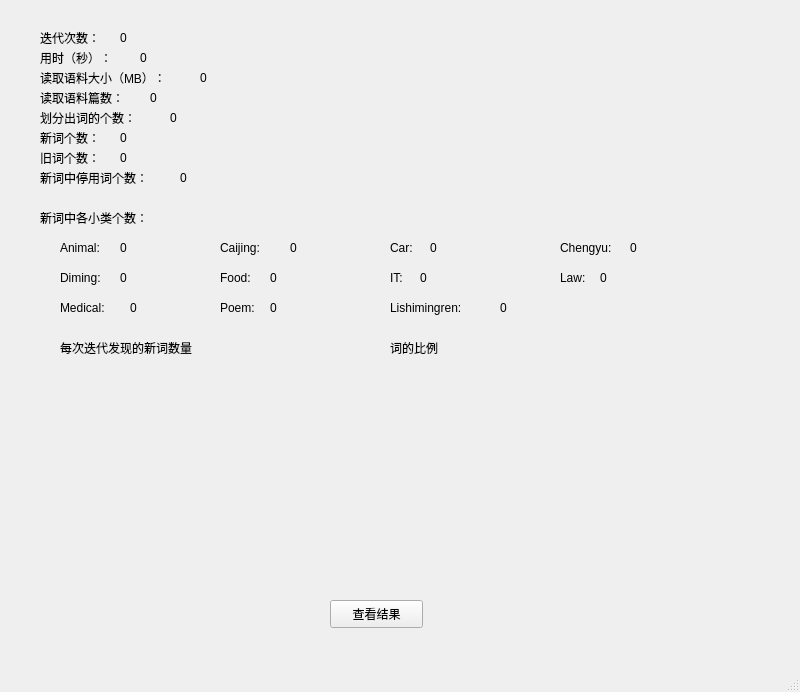
<?xml version="1.0" encoding="UTF-8"?>
<ui version="4.0">
 <class>Running</class>
 <widget class="QMainWindow" name="Running">
  <property name="geometry">
   <rect>
    <x>0</x>
    <y>0</y>
    <width>800</width>
    <height>692</height>
   </rect>
  </property>
  <property name="windowTitle">
   <string>MainWindow</string>
  </property>
  <widget class="QWidget" name="centralwidget">
   <widget class="QLabel" name="label">
    <property name="geometry">
     <rect>
      <x>40</x>
      <y>30</y>
      <width>72</width>
      <height>15</height>
     </rect>
    </property>
    <property name="text">
     <string>迭代次数：</string>
    </property>
   </widget>
   <widget class="QLabel" name="label_2">
    <property name="geometry">
     <rect>
      <x>120</x>
      <y>30</y>
      <width>72</width>
      <height>15</height>
     </rect>
    </property>
    <property name="text">
     <string>0</string>
    </property>
   </widget>
   <widget class="QLabel" name="label_3">
    <property name="geometry">
     <rect>
      <x>40</x>
      <y>50</y>
      <width>91</width>
      <height>16</height>
     </rect>
    </property>
    <property name="text">
     <string>用时（秒）：</string>
    </property>
   </widget>
   <widget class="QLabel" name="label_4">
    <property name="geometry">
     <rect>
      <x>140</x>
      <y>50</y>
      <width>72</width>
      <height>15</height>
     </rect>
    </property>
    <property name="text">
     <string>0</string>
    </property>
   </widget>
   <widget class="QLabel" name="label_5">
    <property name="geometry">
     <rect>
      <x>40</x>
      <y>70</y>
      <width>161</width>
      <height>16</height>
     </rect>
    </property>
    <property name="text">
     <string>读取语料大小（MB）：</string>
    </property>
   </widget>
   <widget class="QLabel" name="label_6">
    <property name="geometry">
     <rect>
      <x>200</x>
      <y>70</y>
      <width>72</width>
      <height>15</height>
     </rect>
    </property>
    <property name="text">
     <string>0</string>
    </property>
   </widget>
   <widget class="QLabel" name="label_7">
    <property name="geometry">
     <rect>
      <x>40</x>
      <y>90</y>
      <width>101</width>
      <height>16</height>
     </rect>
    </property>
    <property name="text">
     <string>读取语料篇数：</string>
    </property>
   </widget>
   <widget class="QLabel" name="label_8">
    <property name="geometry">
     <rect>
      <x>150</x>
      <y>90</y>
      <width>72</width>
      <height>15</height>
     </rect>
    </property>
    <property name="text">
     <string>0</string>
    </property>
   </widget>
   <widget class="QLabel" name="label_9">
    <property name="geometry">
     <rect>
      <x>40</x>
      <y>110</y>
      <width>131</width>
      <height>16</height>
     </rect>
    </property>
    <property name="text">
     <string>划分出词的个数：</string>
    </property>
   </widget>
   <widget class="QLabel" name="label_10">
    <property name="geometry">
     <rect>
      <x>170</x>
      <y>110</y>
      <width>72</width>
      <height>15</height>
     </rect>
    </property>
    <property name="text">
     <string>0</string>
    </property>
   </widget>
   <widget class="QLabel" name="label_11">
    <property name="geometry">
     <rect>
      <x>40</x>
      <y>130</y>
      <width>72</width>
      <height>15</height>
     </rect>
    </property>
    <property name="text">
     <string>新词个数：</string>
    </property>
   </widget>
   <widget class="QLabel" name="label_12">
    <property name="geometry">
     <rect>
      <x>120</x>
      <y>130</y>
      <width>72</width>
      <height>15</height>
     </rect>
    </property>
    <property name="text">
     <string>0</string>
    </property>
   </widget>
   <widget class="QLabel" name="label_13">
    <property name="geometry">
     <rect>
      <x>40</x>
      <y>150</y>
      <width>72</width>
      <height>15</height>
     </rect>
    </property>
    <property name="text">
     <string>旧词个数：</string>
    </property>
   </widget>
   <widget class="QLabel" name="label_14">
    <property name="geometry">
     <rect>
      <x>120</x>
      <y>150</y>
      <width>72</width>
      <height>15</height>
     </rect>
    </property>
    <property name="text">
     <string>0</string>
    </property>
   </widget>
   <widget class="QLabel" name="label_15">
    <property name="geometry">
     <rect>
      <x>40</x>
      <y>170</y>
      <width>141</width>
      <height>16</height>
     </rect>
    </property>
    <property name="text">
     <string>新词中停用词个数：</string>
    </property>
   </widget>
   <widget class="QLabel" name="label_16">
    <property name="geometry">
     <rect>
      <x>180</x>
      <y>170</y>
      <width>72</width>
      <height>15</height>
     </rect>
    </property>
    <property name="text">
     <string>0</string>
    </property>
   </widget>
   <widget class="QLabel" name="label_17">
    <property name="geometry">
     <rect>
      <x>40</x>
      <y>210</y>
      <width>151</width>
      <height>16</height>
     </rect>
    </property>
    <property name="text">
     <string>新词中各小类个数：</string>
    </property>
   </widget>
   <widget class="QLabel" name="label_18">
    <property name="geometry">
     <rect>
      <x>60</x>
      <y>240</y>
      <width>72</width>
      <height>15</height>
     </rect>
    </property>
    <property name="text">
     <string>Animal:</string>
    </property>
   </widget>
   <widget class="QLabel" name="label_19">
    <property name="geometry">
     <rect>
      <x>120</x>
      <y>240</y>
      <width>72</width>
      <height>15</height>
     </rect>
    </property>
    <property name="text">
     <string>0</string>
    </property>
   </widget>
   <widget class="QLabel" name="label_20">
    <property name="geometry">
     <rect>
      <x>220</x>
      <y>240</y>
      <width>72</width>
      <height>15</height>
     </rect>
    </property>
    <property name="text">
     <string>Caijing:</string>
    </property>
   </widget>
   <widget class="QLabel" name="label_21">
    <property name="geometry">
     <rect>
      <x>290</x>
      <y>240</y>
      <width>72</width>
      <height>15</height>
     </rect>
    </property>
    <property name="text">
     <string>0</string>
    </property>
   </widget>
   <widget class="QLabel" name="label_22">
    <property name="geometry">
     <rect>
      <x>390</x>
      <y>240</y>
      <width>72</width>
      <height>15</height>
     </rect>
    </property>
    <property name="text">
     <string>Car:</string>
    </property>
   </widget>
   <widget class="QLabel" name="label_23">
    <property name="geometry">
     <rect>
      <x>430</x>
      <y>240</y>
      <width>72</width>
      <height>15</height>
     </rect>
    </property>
    <property name="text">
     <string>0</string>
    </property>
   </widget>
   <widget class="QLabel" name="label_24">
    <property name="geometry">
     <rect>
      <x>560</x>
      <y>240</y>
      <width>72</width>
      <height>15</height>
     </rect>
    </property>
    <property name="text">
     <string>Chengyu:</string>
    </property>
   </widget>
   <widget class="QLabel" name="label_25">
    <property name="geometry">
     <rect>
      <x>630</x>
      <y>240</y>
      <width>72</width>
      <height>15</height>
     </rect>
    </property>
    <property name="text">
     <string>0</string>
    </property>
   </widget>
   <widget class="QLabel" name="label_26">
    <property name="geometry">
     <rect>
      <x>60</x>
      <y>270</y>
      <width>72</width>
      <height>15</height>
     </rect>
    </property>
    <property name="text">
     <string>Diming:</string>
    </property>
   </widget>
   <widget class="QLabel" name="label_27">
    <property name="geometry">
     <rect>
      <x>120</x>
      <y>270</y>
      <width>72</width>
      <height>15</height>
     </rect>
    </property>
    <property name="text">
     <string>0</string>
    </property>
   </widget>
   <widget class="QLabel" name="label_28">
    <property name="geometry">
     <rect>
      <x>220</x>
      <y>270</y>
      <width>72</width>
      <height>15</height>
     </rect>
    </property>
    <property name="text">
     <string>Food:</string>
    </property>
   </widget>
   <widget class="QLabel" name="label_29">
    <property name="geometry">
     <rect>
      <x>270</x>
      <y>270</y>
      <width>72</width>
      <height>15</height>
     </rect>
    </property>
    <property name="text">
     <string>0</string>
    </property>
   </widget>
   <widget class="QLabel" name="label_30">
    <property name="geometry">
     <rect>
      <x>390</x>
      <y>270</y>
      <width>72</width>
      <height>15</height>
     </rect>
    </property>
    <property name="text">
     <string>IT:</string>
    </property>
   </widget>
   <widget class="QLabel" name="label_31">
    <property name="geometry">
     <rect>
      <x>420</x>
      <y>270</y>
      <width>72</width>
      <height>15</height>
     </rect>
    </property>
    <property name="text">
     <string>0</string>
    </property>
   </widget>
   <widget class="QLabel" name="label_32">
    <property name="geometry">
     <rect>
      <x>560</x>
      <y>270</y>
      <width>72</width>
      <height>15</height>
     </rect>
    </property>
    <property name="text">
     <string>Law:</string>
    </property>
   </widget>
   <widget class="QLabel" name="label_33">
    <property name="geometry">
     <rect>
      <x>600</x>
      <y>270</y>
      <width>72</width>
      <height>15</height>
     </rect>
    </property>
    <property name="text">
     <string>0</string>
    </property>
   </widget>
   <widget class="QLabel" name="label_34">
    <property name="geometry">
     <rect>
      <x>390</x>
      <y>300</y>
      <width>111</width>
      <height>16</height>
     </rect>
    </property>
    <property name="text">
     <string>Lishimingren:</string>
    </property>
   </widget>
   <widget class="QLabel" name="label_35">
    <property name="geometry">
     <rect>
      <x>500</x>
      <y>300</y>
      <width>72</width>
      <height>15</height>
     </rect>
    </property>
    <property name="text">
     <string>0</string>
    </property>
   </widget>
   <widget class="QLabel" name="label_36">
    <property name="geometry">
     <rect>
      <x>60</x>
      <y>300</y>
      <width>72</width>
      <height>15</height>
     </rect>
    </property>
    <property name="text">
     <string>Medical:</string>
    </property>
   </widget>
   <widget class="QLabel" name="label_37">
    <property name="geometry">
     <rect>
      <x>130</x>
      <y>300</y>
      <width>72</width>
      <height>15</height>
     </rect>
    </property>
    <property name="text">
     <string>0</string>
    </property>
   </widget>
   <widget class="QLabel" name="label_38">
    <property name="geometry">
     <rect>
      <x>220</x>
      <y>300</y>
      <width>72</width>
      <height>15</height>
     </rect>
    </property>
    <property name="text">
     <string>Poem:</string>
    </property>
   </widget>
   <widget class="QLabel" name="label_39">
    <property name="geometry">
     <rect>
      <x>270</x>
      <y>300</y>
      <width>72</width>
      <height>15</height>
     </rect>
    </property>
    <property name="text">
     <string>0</string>
    </property>
   </widget>
   <widget class="QPushButton" name="pushButton">
    <property name="geometry">
     <rect>
      <x>330</x>
      <y>600</y>
      <width>93</width>
      <height>28</height>
     </rect>
    </property>
    <property name="text">
     <string>查看结果</string>
    </property>
   </widget>
   <widget class="QLabel" name="label_40">
    <property name="geometry">
     <rect>
      <x>390</x>
      <y>340</y>
      <width>72</width>
      <height>15</height>
     </rect>
    </property>
    <property name="text">
     <string>词的比例</string>
    </property>
   </widget>
   <widget class="QLabel" name="label_41">
    <property name="geometry">
     <rect>
      <x>390</x>
      <y>360</y>
      <width>351</width>
      <height>231</height>
     </rect>
    </property>
    <property name="text">
     <string/>
    </property>
   </widget>
   <widget class="QLabel" name="label_42">
    <property name="geometry">
     <rect>
      <x>60</x>
      <y>340</y>
      <width>171</width>
      <height>16</height>
     </rect>
    </property>
    <property name="text">
     <string>每次迭代发现的新词数量</string>
    </property>
   </widget>
   <widget class="QLabel" name="label_43">
    <property name="geometry">
     <rect>
      <x>40</x>
      <y>360</y>
      <width>321</width>
      <height>221</height>
     </rect>
    </property>
    <property name="text">
     <string/>
    </property>
   </widget>
  </widget>
  <widget class="QMenuBar" name="menubar">
   <property name="geometry">
    <rect>
     <x>0</x>
     <y>0</y>
     <width>800</width>
     <height>26</height>
    </rect>
   </property>
  </widget>
  <widget class="QStatusBar" name="statusbar"/>
 </widget>
 <resources/>
 <connections/>
</ui>
